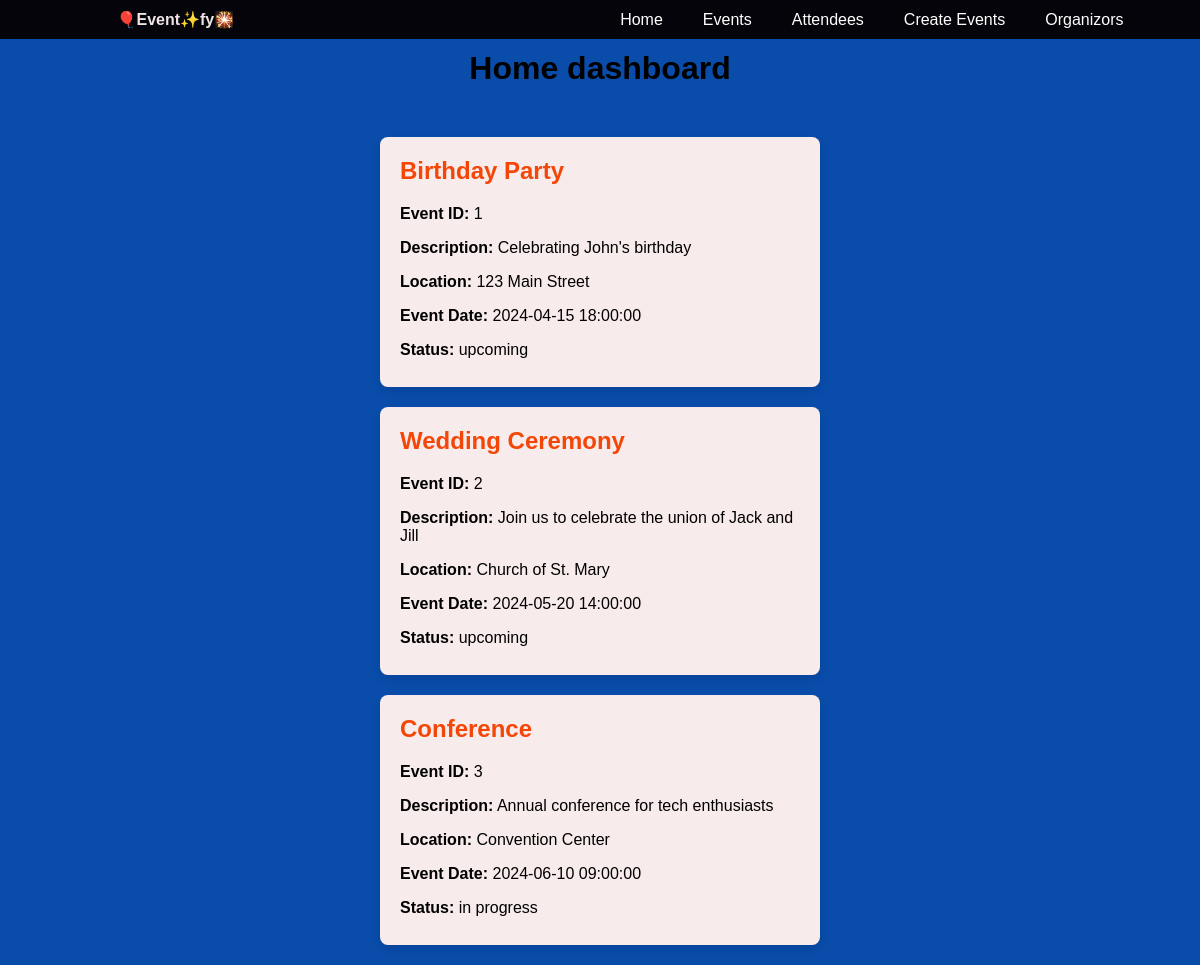
The page / on the database its author committed.
### tables this page shows
CREATE TABLE events (
    event_id INT AUTO_INCREMENT PRIMARY KEY,
    event_name VARCHAR(255) NOT NULL,
    description TEXT,
    location VARCHAR(255),
    event_date DATETIME,
    status ENUM('upcoming', 'in progress', 'completed')
);

### index.php (the view, shortened to what this page needs)
<!DOCTYPE html>
<html lang="en">
<head>
    <link rel="stylesheet" href="styles/index.css">
</head>
<body>
    <div class="home_title" style="text-align: center; color: black; margin-top: 50px;">
        <h1>Home dashboard</h1>
    </div>
     <?php
            include 'components/navbar.php';
            include 'Database/Database.php';
            $sql = "SELECT * FROM events";
            $result = $conn->query($sql);
            if ($result->num_rows > 0) {
                while($row = $result->fetch_assoc()) {
                    echo '<div class="card">';
                                echo '<h2>' . $row["event_name"] . '</h2>';
                                echo '<p><strong>Event ID:</strong> ' . $row["event_id"] . '</p>';
                                echo '<p><strong>Description:</strong> ' . $row["description"] . '</p>';
                                echo '<p><strong>Location:</strong> ' . $row["location"] . '</p>';
                                echo '<p><strong>Event Date:</strong> ' . $row["event_date"] . '</p>';
                                echo '<p><strong>Status:</strong> ' . $row["status"] . '</p>';
                                echo '</div>';
                }
            } else {
                echo "0 results";
            }
            ?>
</body>
</html>

### components/navbar.php (shortened to what this page needs)
<!DOCTYPE html>
<html lang="en">
<head>
    <link rel="stylesheet" href="styles/navbar.css">
</head>
<body>
        <nav class="navbar">
                <a class="navbar-brand" href="#">🎈Event✨fy🎇</a>
                <div class="navbar-nav">
                    <a class="nav-link" href="index.php"><i class="fas fa-tachometer-alt"></i> Home</a>
                    <a class="nav-link" href="events.php"><i class="fas fa-user"></i> Events</a>
                    <a class="nav-link" href="attendees.php"><i class="fas fa-user-md"></i> Attendees</a>
                    <a class="nav-link" href="schedule.php"><i class="fas fa-pills"></i> Create Events</a>
                    <a class="nav-link" href="organizers.php"><i class="far fa-calendar-alt"></i> Organizors</a>
                </div>
            </nav>
</body>
</html>

### styles/index.css (style rules this page uses)
.card { background-color: #f8ebeb; border-radius: 8px; box-shadow: 0 4px 8px rgba(0, 0, 0, 0.1); padding: 20px; margin: 20px auto; max-width: 400px; }
.card h2 { margin-top: 0; font-size: 1.5rem; color: rgb(244, 70, 7); }
.card p { margin-bottom: 0.5rem; }
body { font-family: Arial, sans-serif; background-color: #094caa; margin: 0; padding: 0; }

### styles/navbar.css (style rules this page uses)
.navbar { background-color: #04040a; position: fixed; top: 0; left: 0; width: 100%; display: flex; flex-direction: row !important; justify-content: space-around; align-items: center; padding: 10px 20px; z-index: 1000; margin-bottom: 30px; }
.navbar-brand { color: #efe3e3; font-weight: bold; text-decoration: none; }
.navbar-nav { display: flex; flex-direction: row; gap: 2.5rem; }
.navbar-nav .nav-link { color: #ffffff; text-decoration: none; }
.home_title { margin: 50px; text-align: center; color: rgb(2, 50, 34); }

### rows shown on the page
events: event_name "Birthday Party", event_id "1", description "Celebrating John's birthday", location "123 Main Street", event_date "2024-04-15 18:00:00", status "upcoming"
events: event_name "Wedding Ceremony", event_id "2", description "Join us to celebrate the union of Jack and Jill", location "Church of St. Mary", event_date "2024-05-20 14:00:00", status "upcoming"
events: event_name "Conference", event_id "3", description "Annual conference for tech enthusiasts", location "Convention Center", event_date "2024-06-10 09:00:00", status "in progress"
